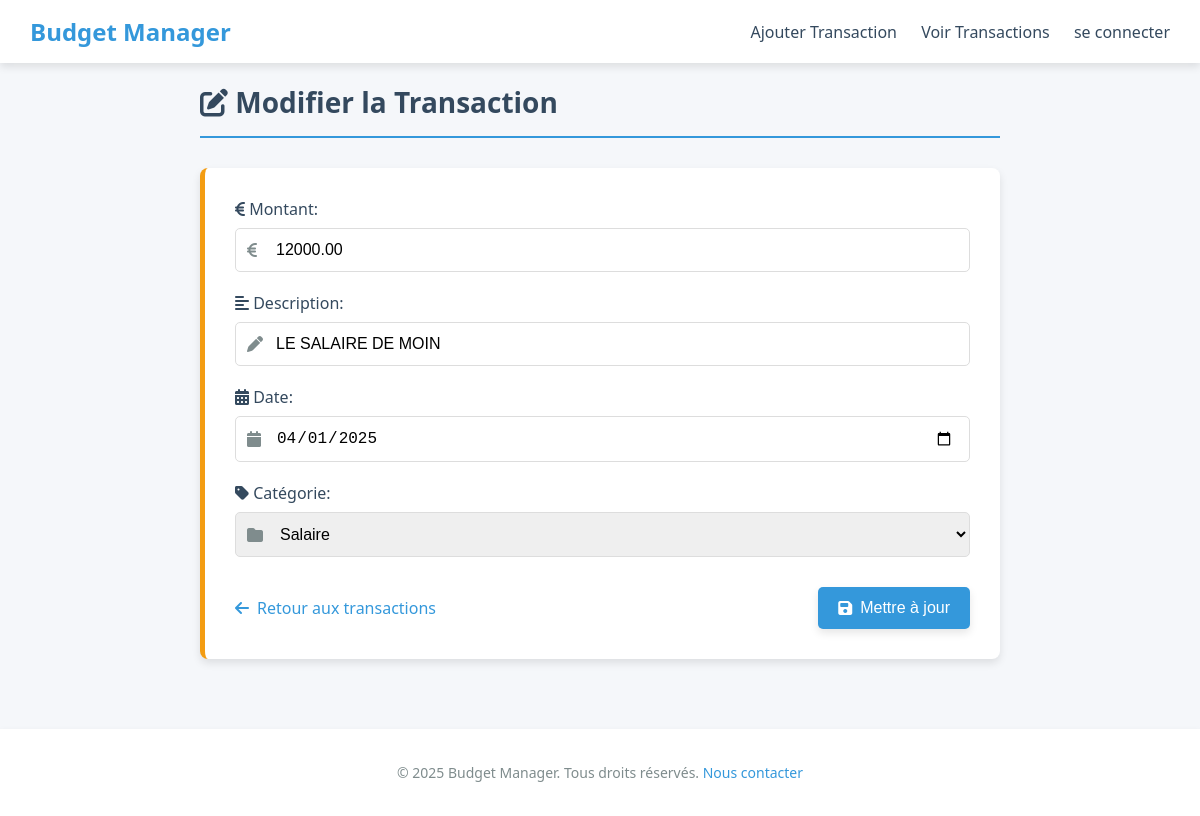
The page /app/views/modifier_transaction.php?id=1 (signed in) on the database its author committed.
### tables this page shows
CREATE TABLE `transactions` (
  `id` int(11) NOT NULL,
  `user_id` int(11) NOT NULL,
  `category_id` int(11) NOT NULL,
  `montant` decimal(10,2) NOT NULL,
  `description` text DEFAULT NULL,
  `date_transaction` date NOT NULL
);

CREATE TABLE `categories` (
  `id` int(11) NOT NULL,
  `nom` varchar(100) NOT NULL,
  `type` enum('revenu','depense') NOT NULL
);

### database/Database.php (called while the page is built)
<?php
class Database {
    private $host = 'localhost';
    private $dbname = 'gestion_budget';
    private $username = 'root';
    private $password = '';
    private $pdo;
    private static $instance = null;
    private function __construct() {
        try {
            $this->pdo = new PDO(
                "mysql:host={$this->host};dbname={$this->dbname};charset=utf8mb4",
                $this->username,
                $this->password
            );
            $this->pdo->setAttribute(PDO::ATTR_ERRMODE, PDO::ERRMODE_EXCEPTION);
        } catch (PDOException $e) {
            die("Database connection failed: " . $e->getMessage());
        }
    }
    public static function getInstance() {
        if (self::$instance === null) {
            self::$instance = new Database();
        }
        return self::$instance;
    }
    public function getConnection() {
        return $this->pdo;
    }
}

### app/controllers/TransactionController.php (called while the page is built, shortened)
<?php
require_once __DIR__ . '/../models/TransactionModel.php';
require_once __DIR__ . '/../database/Database.php';
class TransactionController {
    private $transactionModel;
    public function __construct() {
        $this->transactionModel = new TransactionModel(Database::getInstance()->getConnection());
    }
    public function handleModifierTransaction($transaction_id, $user_id) {
        $transaction = $this->transactionModel->getTransactionById($transaction_id, $user_id);
        $categories = $this->transactionModel->getCategories();
        $errors = [];
        return [
            'transaction' => $transaction,
            'categories' => $categories,
            'errors' => $errors
        ];
    }
}

### app/models/TransactionModel.php (called while the page is built, shortened)
<?php
require_once __DIR__ . '/../database/Database.php';
class TransactionModel {
    private $pdo;
    public function __construct($pdo) {
        $this->pdo = $pdo;
    }
    public function getTransactionById($transaction_id, $user_id) {
    $stmt = $this->pdo->prepare("SELECT * FROM transactions WHERE id = ? AND user_id = ?");
    $stmt->execute([$transaction_id, $user_id]);
    return $stmt->fetch(PDO::FETCH_ASSOC);
}
public function getCategories() {
    $stmt = $this->pdo->prepare("SELECT * FROM categories");
    $stmt->execute();
    return $stmt->fetchAll(PDO::FETCH_ASSOC);
}
}

### app/views/modifier_transaction.php (the view, shortened to what this page needs)
<?php
require_once __DIR__ . '/../controllers/TransactionController.php';
$controller = new TransactionController();
$data = $controller->handleModifierTransaction($_GET['id'], $_SESSION['user_id']);
$transaction = $data['transaction'];
$categories = $data['categories'];
?>
<!DOCTYPE html>
<html lang="fr">
<head>
    <link rel="stylesheet" href="../../assets/css/modifier.css">
    <link rel="stylesheet" href="https://cdnjs.cloudflare.com/ajax/libs/font-awesome/6.4.0/css/all.min.css">
</head>
<body>
<nav class="navbar">
        <div class="navbar-brand">
            <h1>Budget Manager</h1>
        </div>
        <div class="navbar-links">
            <a href="ajouter_transaction.php" class="active">Ajouter Transaction</a>
            <a href="view_transactions.php">Voir Transactions</a>
            <a href="login.php">se connecter</a>
        </div>
    </nav>
    <div class="container">
        <div class="header">
            <h1><i class="fas fa-edit"></i> Modifier la Transaction</h1>
        </div>
        <div class="card">
            <form method="post">
                <div class="form-group">
                    <label for="montant"><i class="fas fa-euro-sign"></i> Montant:</label>
                    <div class="input-icon">
                        <i class="fas fa-euro-sign"></i>
                        <input type="number" step="0.01" id="montant" name="montant" class="form-control" value="<?= htmlspecialchars($transaction['montant']) ?>" required>
                    </div>
                </div>
                <div class="form-group">
                    <label for="description"><i class="fas fa-align-left"></i> Description:</label>
                    <div class="input-icon">
                        <i class="fas fa-pen"></i>
                        <input type="text" id="description" name="description" class="form-control" value="<?= htmlspecialchars($transaction['description']) ?>" required>
                    </div>
                </div>
                <div class="form-group">
                    <label for="date_transaction"><i class="fas fa-calendar-alt"></i> Date:</label>
                    <div class="input-icon">
                        <i class="fas fa-calendar"></i>
                        <input type="date" id="date_transaction" name="date_transaction" class="form-control" value="<?= htmlspecialchars($transaction['date_transaction']) ?>" required>
                    </div>
                </div>
                <div class="form-group">
                    <label for="category_id"><i class="fas fa-tag"></i> Catégorie:</label>
                    <div class="input-icon">
                        <i class="fas fa-folder"></i>
                        <select id="category_id" name="category_id" class="form-control" required>
                            <?php foreach ($categories as $cat): ?>
                                <option value="<?= $cat['id'] ?>" <?= $cat['id'] == $transaction['category_id'] ? 'selected' : '' ?>>
                                    <?= htmlspecialchars($cat['nom']) ?>
                                </option>
                            <?php endforeach; ?>
                        </select>
                    </div>
                </div>
                <div class="actions">
                    <a href="view_transactions.php" class="btn-link">
                        <i class="fas fa-arrow-left"></i> Retour aux transactions
                    </a>
                    <button type="submit" class="btn btn-primary">
                        <i class="fas fa-save"></i> Mettre à jour
                    </button>
                </div>
            </form>
        </div>
    </div>
    <footer class="footer">
        <p>© 2025 Budget Manager. Tous droits réservés. <a href="mailto:contact@budgetmanager.com">Nous contacter</a></p>
    </footer>
</body>
</html>

### assets/css/modifier.css (style rules this page uses)
:root { --primary: #3498db; --success: #2ecc71; --warning: #f39c12; --danger: #e74c3c; --info: #9b59b6; --dark: #34495e; --light: #f8f9fa; --shadow: 0 4px 8px rgba(0,0,0,0.1); }
body { margin: 0; font-family: 'Segoe UI', Tahoma, Geneva, Verdana, sans-serif; background-color: #f5f7fa; color: var(--dark); }
.navbar { background-color: white; box-shadow: var(--shadow); padding: 15px 30px; display: flex; justify-content: space-between; align-items: center; }
.navbar-brand h1 { color: var(--primary); font-size: 24px; margin: 0; }
.navbar-links a { margin-left: 20px; text-decoration: none; color: var(--dark); font-weight: 500; transition: color 0.3s; }
.container { max-width: 800px; margin: 0 auto; padding: 20px; }
.header { display: flex; justify-content: space-between; align-items: center; margin-bottom: 30px; border-bottom: 2px solid var(--primary); padding-bottom: 15px; }
.header h1 { margin: 0; color: var(--dark); font-size: 28px; }
.card { background: white; border-radius: 8px; padding: 30px; box-shadow: var(--shadow); border-left: 5px solid var(--warning); }
.form-group { margin-bottom: 20px; }
.form-group label { display: block; margin-bottom: 8px; font-weight: 500; color: var(--dark); }
.form-group .input-icon { position: relative; }
.form-group .input-icon i { position: absolute; left: 12px; top: 50%; transform: translateY(-50%); color: #7f8c8d; }
.form-control { width: 100%; padding: 12px 15px 12px 40px; border: 1px solid #ddd; border-radius: 5px; font-size: 16px; transition: border-color 0.3s; box-sizing: border-box; }
.btn { display: inline-flex; align-items: center; padding: 12px 20px; border: none; border-radius: 5px; font-size: 16px; font-weight: 500; cursor: pointer; transition: all 0.3s ease; box-shadow: var(--shadow); }
.btn i { margin-right: 8px; }
.btn-primary { background-color: var(--primary); color: white; }
.btn-link { display: inline-flex; align-items: center; color: var(--primary); text-decoration: none; padding: 10px 0; font-weight: 500; transition: all 0.3s ease; }
.btn-link i { margin-right: 8px; }
.actions { display: flex; justify-content: space-between; align-items: center; margin-top: 30px; }
.footer { margin-top: 50px; padding: 20px; text-align: center; font-size: 14px; color: #7f8c8d; background-color: #fff; box-shadow: var(--shadow); }
.footer a { color: var(--primary); text-decoration: none; }

### rows shown on the page
transactions: montant "12000.00", description "LE SALAIRE DE MOIN", date_transaction "04/01/2025", category_id "Salaire"
